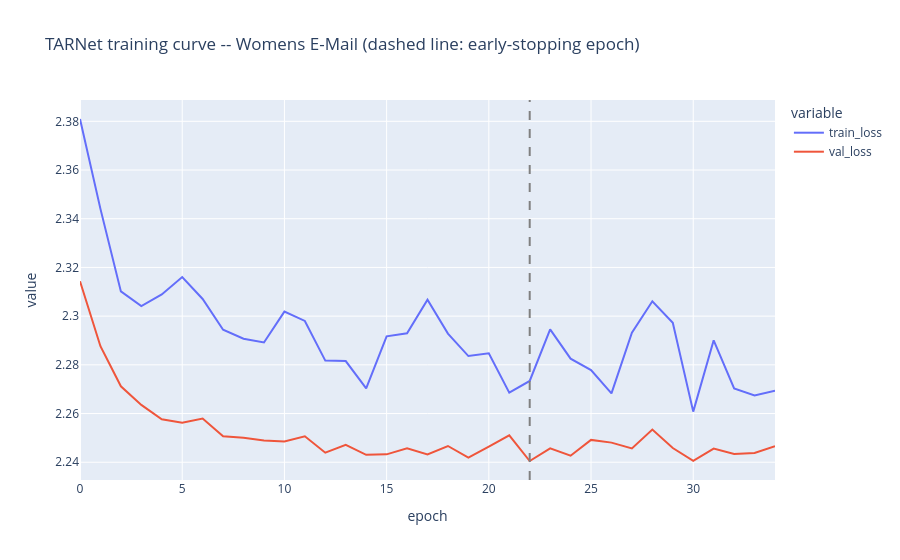

Here is the notebook cell this chart was saved with:
### Code cell
womens_loss_df = _tarnet_loss_curve_df(womens_tarnet.history_)

fig = px.line(
    womens_loss_df, x="epoch", y=["train_loss", "val_loss"],
    title="TARNet training curve -- Womens E-Mail (dashed line: early-stopping epoch)",
)
fig.add_vline(x=womens_tarnet.history_["best_epoch"], line_dash="dash", line_color="gray")
fig.show()

### Figure 1 — Plotly figure (JSON) as saved in the notebook; plotly's stock layout.template omitted (floating-point values rounded to 4 significant figures)
{"data": [{"hovertemplate": "variable=train_loss<br>epoch=%{x}<br>value=%{y}<extra></extra>", "legendgroup": "train_loss", "line": {"color": "#636efa", "dash": "solid"}, "marker": {"symbol": "circle"}, "mode": "lines", "name": "train_loss", "orientation": "v", "showlegend": true, "type": "scatter", "x": [0, 1, 2, 3, 4, 5, 6, 7, 8, 9, 10, 11, 12, 13, 14, 15, 16, 17, 18, 19, 20, 21, 22, 23, 24, 25, 26, 27, 28, 29, 30, 31, 32, 33, 34], "xaxis": "x", "y": [2.381, 2.344, 2.31, 2.304, 2.309, 2.316, 2.307, 2.294, 2.291, 2.289, 2.302, 2.298, 2.282, 2.282, 2.27, 2.292, 2.293, 2.307, 2.293, 2.284, 2.285, 2.269, 2.273, 2.295, 2.283, 2.278, 2.268, 2.293, 2.306, 2.297, 2.261, 2.29, 2.27, 2.267, 2.269], "yaxis": "y"}, {"hovertemplate": "variable=val_loss<br>epoch=%{x}<br>value=%{y}<extra></extra>", "legendgroup": "val_loss", "line": {"color": "#EF553B", "dash": "solid"}, "marker": {"symbol": "circle"}, "mode": "lines", "name": "val_loss", "orientation": "v", "showlegend": true, "type": "scatter", "x": [0, 1, 2, 3, 4, 5, 6, 7, 8, 9, 10, 11, 12, 13, 14, 15, 16, 17, 18, 19, 20, 21, 22, 23, 24, 25, 26, 27, 28, 29, 30, 31, 32, 33, 34], "xaxis": "x", "y": [2.314, 2.288, 2.271, 2.264, 2.258, 2.256, 2.258, 2.251, 2.25, 2.249, 2.249, 2.251, 2.244, 2.247, 2.243, 2.243, 2.246, 2.243, 2.247, 2.242, 2.246, 2.251, 2.241, 2.246, 2.243, 2.249, 2.248, 2.246, 2.253, 2.246, 2.241, 2.246, 2.243, 2.244, 2.247], "yaxis": "y"}], "layout": {"legend": {"title": {"text": "variable"}, "tracegroupgap": 0}, "shapes": [{"line": {"color": "gray", "dash": "dash"}, "type": "line", "x0": 22, "x1": 22, "xref": "x", "y0": 0, "y1": 1, "yref": "y domain"}], "title": {"text": "TARNet training curve -- Womens E-Mail (dashed line: early-stopping epoch)"}, "xaxis": {"anchor": "y", "domain": [0, 1], "title": {"text": "epoch"}}, "yaxis": {"anchor": "x", "domain": [0, 1], "title": {"text": "value"}}}}
